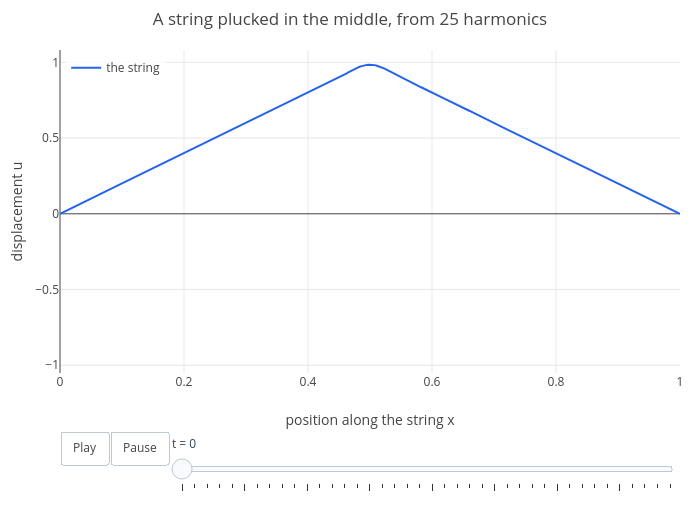

Notebook cell for this chart:
### Markdown cell above
Plucked near the bridge, the string has more of the higher harmonics (and lacks the 5th and 10th, which have a node
there): the brighter tone. Add up the first 25 terms for the middle pluck and let it move:

### Code cell
U = 0;
for k in 1:25
  U = U + b(k, 1/2)*sin(k*pi*x)*cos(k*pi*t);
end
p = animate(U, x, 0, 1, t, 0, 2, 40);
p = legend(p, "the string");
labels(title(p, "A string plucked in the middle, from 25 harmonics"), "position along the string x", "displacement u")

### Figure 1 — Plotly figure (JSON) as saved in the notebook; plotly's stock layout.template omitted (floating-point values rounded to 4 significant figures; data arrays with more than 128 entries replaced by an {"elided": "..."} marker saying what was removed)
{"data": [{"line": {"color": "#2563eb", "width": 2}, "mode": "lines", "name": "the string", "type": "scatter", "x": {"elided": "402 float values"}, "y": {"elided": "402 float values"}}], "layout": {"height": 520, "legend": {"bgcolor": "rgba(255,255,255,0.8)", "x": 0.01, "xanchor": "left", "y": 0.99, "yanchor": "top"}, "margin": {"b": 140, "l": 60, "r": 20, "t": 50}, "showlegend": true, "sliders": [{"currentvalue": {"font": {"color": "#374151"}, "visible": true}, "font": {"color": "rgba(0,0,0,0)"}, "len": 0.82, "steps": [{"args": [["0"], {"frame": {"duration": 0, "redraw": false}, "mode": "immediate", "transition": {"duration": 0}}], "label": "t = 0", "method": "animate"}, {"args": [["1"], {"frame": {"duration": 0, "redraw": false}, "mode": "immediate", "transition": {"duration": 0}}], "label": "t = 0.051", "method": "animate"}, {"args": [["2"], {"frame": {"duration": 0, "redraw": false}, "mode": "immediate", "transition": {"duration": 0}}], "label": "t = 0.103", "method": "animate"}, {"args": [["3"], {"frame": {"duration": 0, "redraw": false}, "mode": "immediate", "transition": {"duration": 0}}], "label": "t = 0.154", "method": "animate"}, {"args": [["4"], {"frame": {"duration": 0, "redraw": false}, "mode": "immediate", "transition": {"duration": 0}}], "label": "t = 0.205", "method": "animate"}, {"args": [["5"], {"frame": {"duration": 0, "redraw": false}, "mode": "immediate", "transition": {"duration": 0}}], "label": "t = 0.256", "method": "animate"}, {"args": [["6"], {"frame": {"duration": 0, "redraw": false}, "mode": "immediate", "transition": {"duration": 0}}], "label": "t = 0.308", "method": "animate"}, {"args": [["7"], {"frame": {"duration": 0, "redraw": false}, "mode": "immediate", "transition": {"duration": 0}}], "label": "t = 0.359", "method": "animate"}, {"args": [["8"], {"frame": {"duration": 0, "redraw": false}, "mode": "immediate", "transition": {"duration": 0}}], "label": "t = 0.41", "method": "animate"}, {"args": [["9"], {"frame": {"duration": 0, "redraw": false}, "mode": "immediate", "transition": {"duration": 0}}], "label": "t = 0.462", "method": "animate"}, {"args": [["10"], {"frame": {"duration": 0, "redraw": false}, "mode": "immediate", "transition": {"duration": 0}}], "label": "t = 0.513", "method": "animate"}, {"args": [["11"], {"frame": {"duration": 0, "redraw": false}, "mode": "immediate", "transition": {"duration": 0}}], "label": "t = 0.564", "method": "animate"}, {"args": [["12"], {"frame": {"duration": 0, "redraw": false}, "mode": "immediate", "transition": {"duration": 0}}], "label": "t = 0.615", "method": "animate"}, {"args": [["13"], {"frame": {"duration": 0, "redraw": false}, "mode": "immediate", "transition": {"duration": 0}}], "label": "t = 0.667", "method": "animate"}, {"args": [["14"], {"frame": {"duration": 0, "redraw": false}, "mode": "immediate", "transition": {"duration": 0}}], "label": "t = 0.718", "method": "animate"}, {"args": [["15"], {"frame": {"duration": 0, "redraw": false}, "mode": "immediate", "transition": {"duration": 0}}], "label": "t = 0.769", "method": "animate"}, {"args": [["16"], {"frame": {"duration": 0, "redraw": false}, "mode": "immediate", "transition": {"duration": 0}}], "label": "t = 0.821", "method": "animate"}, {"args": [["17"], {"frame": {"duration": 0, "redraw": false}, "mode": "immediate", "transition": {"duration": 0}}], "label": "t = 0.872", "method": "animate"}, {"args": [["18"], {"frame": {"duration": 0, "redraw": false}, "mode": "immediate", "transition": {"duration": 0}}], "label": "t = 0.923", "method": "animate"}, {"args": [["19"], {"frame": {"duration": 0, "redraw": false}, "mode": "immediate", "transition": {"duration": 0}}], "label": "t = 0.974", "method": "animate"}, {"args": [["20"], {"frame": {"duration": 0, "redraw": false}, "mode": "immediate", "transition": {"duration": 0}}], "label": "t = 1.026", "method": "animate"}, {"args": [["21"], {"frame": {"duration": 0, "redraw": false}, "mode": "immediate", "transition": {"duration": 0}}], "label": "t = 1.077", "method": "animate"}, {"args": [["22"], {"frame": {"duration": 0, "redraw": false}, "mode": "immediate", "transition": {"duration": 0}}], "label": "t = 1.128", "method": "animate"}, {"args": [["23"], {"frame": {"duration": 0, "redraw": false}, "mode": "immediate", "transition": {"duration": 0}}], "label": "t = 1.179", "method": "animate"}, {"args": [["24"], {"frame": {"duration": 0, "redraw": false}, "mode": "immediate", "transition": {"duration": 0}}], "label": "t = 1.231", "method": "animate"}, {"args": [["25"], {"frame": {"duration": 0, "redraw": false}, "mode": "immediate", "transition": {"duration": 0}}], "label": "t = 1.282", "method": "animate"}, {"args": [["26"], {"frame": {"duration": 0, "redraw": false}, "mode": "immediate", "transition": {"duration": 0}}], "label": "t = 1.333", "method": "animate"}, {"args": [["27"], {"frame": {"duration": 0, "redraw": false}, "mode": "immediate", "transition": {"duration": 0}}], "label": "t = 1.385", "method": "animate"}, {"args": [["28"], {"frame": {"duration": 0, "redraw": false}, "mode": "immediate", "transition": {"duration": 0}}], "label": "t = 1.436", "method": "animate"}, {"args": [["29"], {"frame": {"duration": 0, "redraw": false}, "mode": "immediate", "transition": {"duration": 0}}], "label": "t = 1.487", "method": "animate"}, {"args": [["30"], {"frame": {"duration": 0, "redraw": false}, "mode": "immediate", "transition": {"duration": 0}}], "label": "t = 1.538", "method": "animate"}, {"args": [["31"], {"frame": {"duration": 0, "redraw": false}, "mode": "immediate", "transition": {"duration": 0}}], "label": "t = 1.59", "method": "animate"}, {"args": [["32"], {"frame": {"duration": 0, "redraw": false}, "mode": "immediate", "transition": {"duration": 0}}], "label": "t = 1.641", "method": "animate"}, {"args": [["33"], {"frame": {"duration": 0, "redraw": false}, "mode": "immediate", "transition": {"duration": 0}}], "label": "t = 1.692", "method": "animate"}, {"args": [["34"], {"frame": {"duration": 0, "redraw": false}, "mode": "immediate", "transition": {"duration": 0}}], "label": "t = 1.744", "method": "animate"}, {"args": [["35"], {"frame": {"duration": 0, "redraw": false}, "mode": "immediate", "transition": {"duration": 0}}], "label": "t = 1.795", "method": "animate"}, {"args": [["36"], {"frame": {"duration": 0, "redraw": false}, "mode": "immediate", "transition": {"duration": 0}}], "label": "t = 1.846", "method": "animate"}, {"args": [["37"], {"frame": {"duration": 0, "redraw": false}, "mode": "immediate", "transition": {"duration": 0}}], "label": "t = 1.897", "method": "animate"}, {"args": [["38"], {"frame": {"duration": 0, "redraw": false}, "mode": "immediate", "transition": {"duration": 0}}], "label": "t = 1.949", "method": "animate"}, {"args": [["39"], {"frame": {"duration": 0, "redraw": false}, "mode": "immediate", "transition": {"duration": 0}}], "label": "t = 2", "method": "animate"}], "x": 0.18, "y": -0.12}], "title": {"text": "A string plucked in the middle, from 25 harmonics"}, "updatemenus": [{"buttons": [{"args": [null, {"frame": {"duration": 40, "redraw": false}, "fromcurrent": true, "transition": {"duration": 0}}], "label": "Play", "method": "animate"}, {"args": [[null], {"frame": {"duration": 0, "redraw": false}, "mode": "immediate", "transition": {"duration": 0}}], "label": "Pause", "method": "animate"}], "direction": "left", "showactive": false, "type": "buttons", "x": 0, "xanchor": "left", "y": -0.18, "yanchor": "top"}], "width": 700, "xaxis": {"autorange": false, "range": [0, 1], "title": {"text": "position along the string x"}, "zeroline": true}, "yaxis": {"range": [-1.051, 1.081], "title": {"text": "displacement u"}, "zeroline": true}}}
